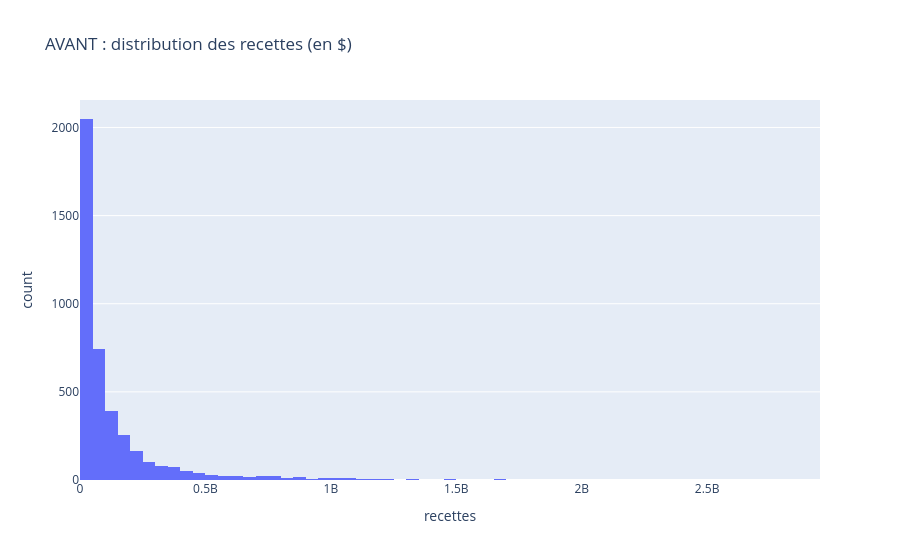
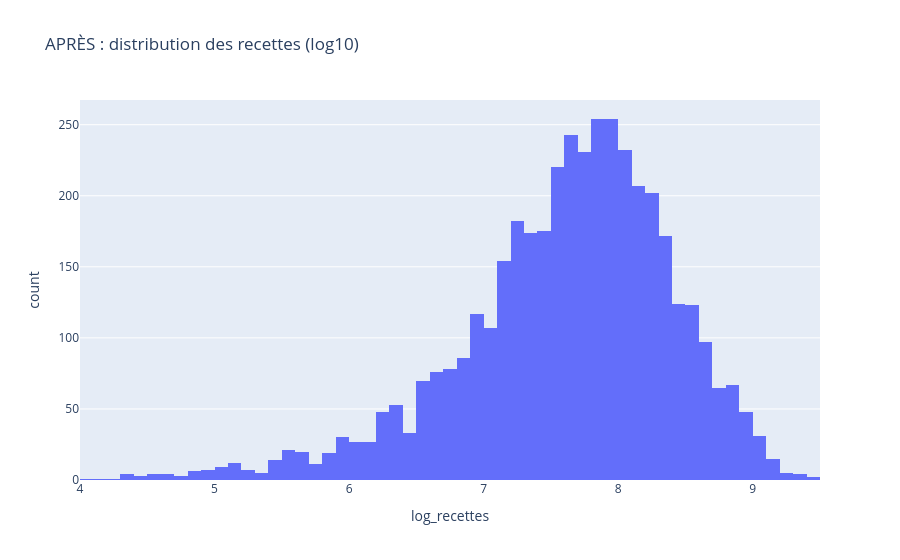

Notebook code for these charts, in order:
### Markdown cell above
### **Mise à l'échelle des données**

La différence de budget et recette est très **déséquilibrée** : La plupart des films rapportent des millions, et quelques blockbusters rapportent des milliards de $.
Il faut repasser les données à l'échelle logarithmique afin que chaque film puisse "peser" le même poids sans écarts de valeurs.

### Code cell
films["log_budget"] = np.log10(films["budget"])
films["log_recettes"] = np.log10(films["recettes"])

# Comparaison avant / après
fig = px.histogram(films, x="recettes", nbins=60,
                   title="AVANT : distribution des recettes (en $)")
fig.show()

fig = px.histogram(films, x="log_recettes", nbins=60,
                   title="APRÈS : distribution des recettes (log10)")
fig.show()

### Figure 1 — Plotly figure (JSON) as saved in the notebook; plotly's stock layout.template omitted (floating-point values rounded to 4 significant figures; data arrays with more than 128 entries replaced by an {"elided": "..."} marker saying what was removed)
{"data": [{"bingroup": "x", "hovertemplate": "recettes=%{x}<br>count=%{y}<extra></extra>", "legendgroup": "", "marker": {"color": "#636efa", "pattern": {"shape": ""}}, "name": "", "nbinsx": 60, "orientation": "v", "showlegend": false, "type": "histogram", "x": {"elided": "4185 int values"}, "xaxis": "x", "yaxis": "y"}], "layout": {"barmode": "relative", "legend": {"tracegroupgap": 0}, "title": {"text": "AVANT : distribution des recettes (en $)"}, "xaxis": {"anchor": "y", "domain": [0, 1], "title": {"text": "recettes"}}, "yaxis": {"anchor": "x", "domain": [0, 1], "title": {"text": "count"}}}}

### Figure 2 — Plotly figure (JSON) as saved in the notebook; plotly's stock layout.template omitted (floating-point values rounded to 4 significant figures; data arrays with more than 128 entries replaced by an {"elided": "..."} marker saying what was removed)
{"data": [{"bingroup": "x", "hovertemplate": "log_recettes=%{x}<br>count=%{y}<extra></extra>", "legendgroup": "", "marker": {"color": "#636efa", "pattern": {"shape": ""}}, "name": "", "nbinsx": 60, "orientation": "v", "showlegend": false, "type": "histogram", "x": {"elided": "4185 float values"}, "xaxis": "x", "yaxis": "y"}], "layout": {"barmode": "relative", "legend": {"tracegroupgap": 0}, "title": {"text": "APRÈS : distribution des recettes (log10)"}, "xaxis": {"anchor": "y", "domain": [0, 1], "title": {"text": "log_recettes"}}, "yaxis": {"anchor": "x", "domain": [0, 1], "title": {"text": "count"}}}}
